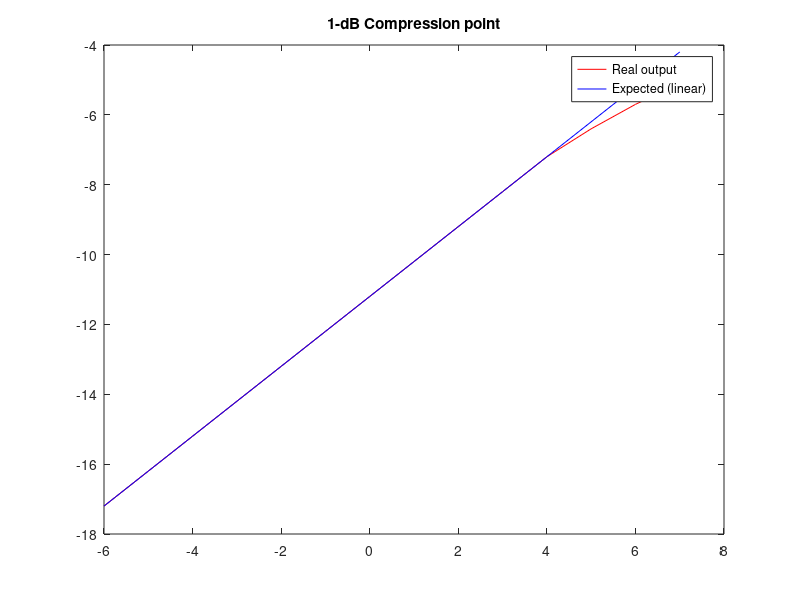

Recreate this plot in MATLAB.
clear all
clc

% Data
RF_in = [-6:6 6.5 7];
IF_out = [-17.2:-7.2 -6.4 -5.7 -5.4 -5.2];
IF_expected = [-17.2:-5.2 -4.7 -4.2];
plot(RF_in, IF_out, 'red');
hold on
plot(RF_in, IF_expected, 'blue');
title('1-dB Compression point')
legend('Real output', 'Expected (linear)');